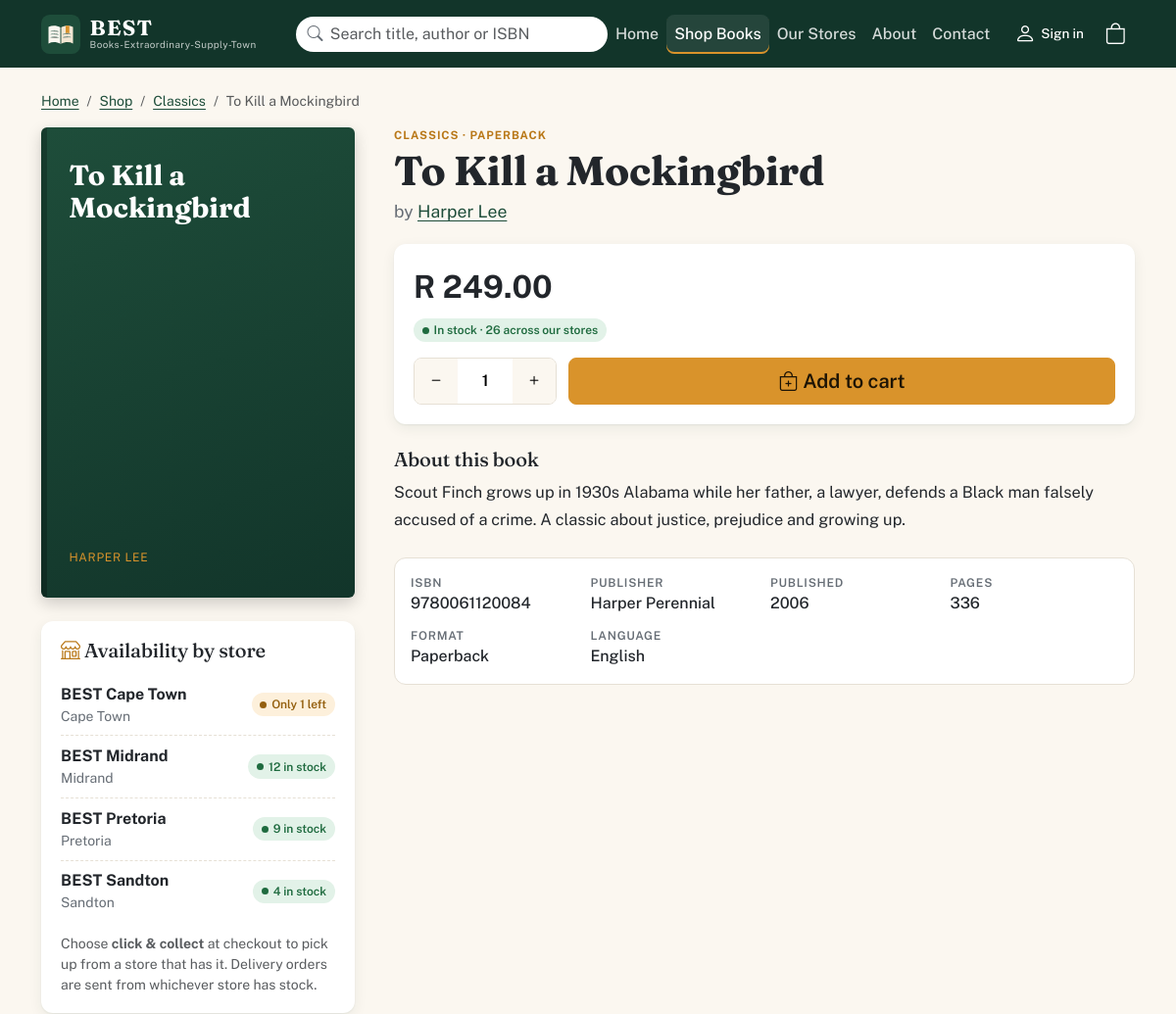
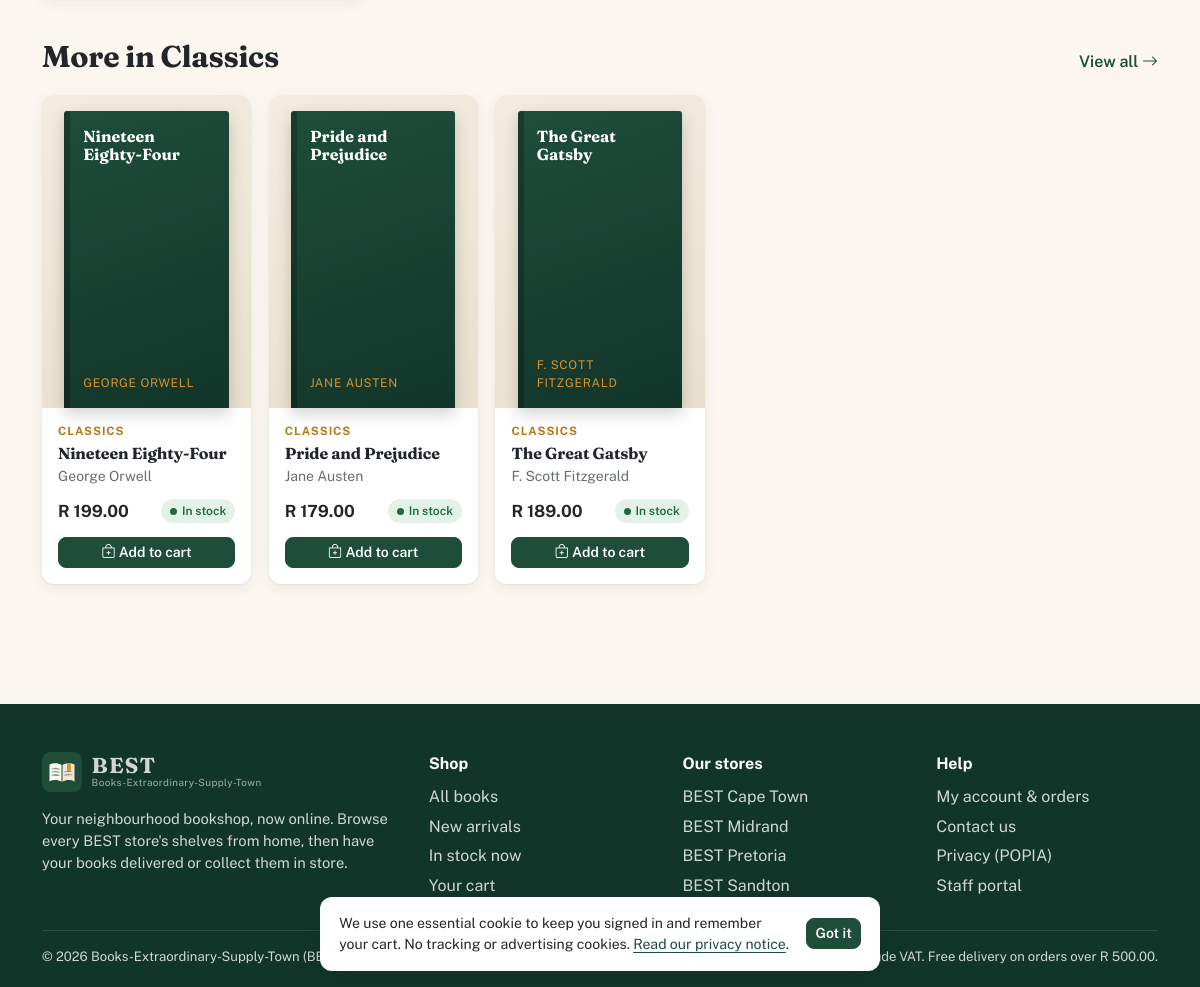
Page /book.php?id=1 on the committed database (2 pictures, top to bottom).
### tables this page shows
CREATE TABLE Book (
  bookID INT PRIMARY KEY AUTO_INCREMENT,
  categoryID INT NOT NULL,
  isbn VARCHAR(13) NOT NULL UNIQUE,
  title VARCHAR(255) NOT NULL,
  author VARCHAR(255) NOT NULL,
  publisher VARCHAR(150) NULL,
  publishYear SMALLINT NULL,
  pageCount INT NULL,
  language VARCHAR(40) NOT NULL DEFAULT 'English',
  format ENUM('Paperback', 'Hardcover', 'Board book') NOT NULL DEFAULT 'Paperback',
  description TEXT NOT NULL,
  price DECIMAL(10, 2) NOT NULL CHECK (price >= 0),
   
  coverImageURL VARCHAR(500) NULL,
  isFeatured BOOLEAN NOT NULL DEFAULT FALSE,
   
  isActive BOOLEAN NOT NULL DEFAULT TRUE,
  dateAdded DATETIME NOT NULL DEFAULT CURRENT_TIMESTAMP,
  dateUpdated DATETIME NOT NULL DEFAULT CURRENT_TIMESTAMP ON UPDATE CURRENT_TIMESTAMP,
  CONSTRAINT fk_book_category FOREIGN KEY (categoryID) REFERENCES Category (categoryID),
  INDEX idx_book_title (title),
  INDEX idx_book_author (author),
  INDEX idx_book_active (isActive, isFeatured)
);

CREATE TABLE Category (
  categoryID INT PRIMARY KEY AUTO_INCREMENT,
  name VARCHAR(100) NOT NULL UNIQUE,
  description VARCHAR(255) NULL,
  icon VARCHAR(50) NOT NULL DEFAULT 'bi-book',
  sortOrder INT NOT NULL DEFAULT 0,
  isActive BOOLEAN NOT NULL DEFAULT TRUE
);

CREATE TABLE Store (
  storeID INT PRIMARY KEY AUTO_INCREMENT,
  name VARCHAR(120) NOT NULL UNIQUE,
  addressLine VARCHAR(255) NOT NULL,
  city VARCHAR(100) NOT NULL,
  province VARCHAR(60) NOT NULL,
  postalCode VARCHAR(10) NOT NULL,
  phoneNumber VARCHAR(30) NOT NULL,
  email VARCHAR(255) NOT NULL,
  openingHours VARCHAR(255) NOT NULL,
  isActive BOOLEAN NOT NULL DEFAULT TRUE,
  dateCreated DATETIME NOT NULL DEFAULT CURRENT_TIMESTAMP
);

### includes/helpers/database.php (called while the page is built, shortened)
<?php
function fetchAll(mysqli $conn, string $sql, array $params = []): array
{
    $stmt = $conn->prepare($sql);
    if (!$stmt->execute($params ?: null)) {
        error_log('Query failed: ' . $stmt->error);
        return [];
    }
    $result = $stmt->get_result();
    return $result ? $result->fetch_all(MYSQLI_ASSOC) : [];
}
function fetchOne(mysqli $conn, string $sql, array $params = []): ?array
{
    return fetchAll($conn, $sql, $params)[0] ?? null;
}

### includes/helpers/books.php (called while the page is built, shortened)
<?php
require_once __DIR__ . '/database.php';
function stockStatus(int $quantity, int $lowLevel = 3): array
{
    if ($quantity <= $lowLevel) {
        return ['low', 'Only ' . $quantity . ' left'];
    }
    return ['in', 'In stock'];
}
function getBook(mysqli $conn, int $bookID): ?array
{
    return fetchOne($conn,
        "SELECT b.*, c.name AS categoryName, COALESCE(st.totalStock, 0) AS totalStock
         FROM Book b JOIN Category c ON c.categoryID = b.categoryID " . STOCK_JOIN . "
         WHERE b.bookID = ? AND b.isActive = TRUE AND c.isActive = TRUE",
        [$bookID]);
}
function getBookAvailability(mysqli $conn, int $bookID): array
{
    return fetchAll($conn,
        "SELECT s.storeID, s.name, s.city, s.province, COALESCE(i.quantity, 0) AS quantity,
                COALESCE(i.reorderLevel, 3) AS reorderLevel
         FROM Store s
         LEFT JOIN Inventory i ON i.storeID = s.storeID AND i.bookID = ?
         WHERE s.isActive = TRUE
         ORDER BY s.name",
        [$bookID]);
}
function getRelatedBooks(mysqli $conn, array $book, int $limit = 4): array
{
    return fetchAll($conn,
        "SELECT b.bookID, b.isbn, b.title, b.author, b.price, b.coverImageURL, b.format,
                c.name AS categoryName, COALESCE(st.totalStock, 0) AS totalStock
         FROM Book b JOIN Category c ON c.categoryID = b.categoryID " . STOCK_JOIN . "
         WHERE b.isActive = TRUE AND b.categoryID = ? AND b.bookID <> ?
         ORDER BY COALESCE(st.totalStock, 0) > 0 DESC, b.isFeatured DESC, b.title
         LIMIT " . (int) $limit,
        [$book['categoryID'], $book['bookID']]);
}

### includes/helpers/forms.php (called while the page is built, shortened)
<?php
function e(?string $value): string
{
    return htmlspecialchars((string) $value, ENT_QUOTES, 'UTF-8');
}
function intParam(array $source, string $key): ?int
{
    $value = $source[$key] ?? null;
    return is_string($value) && ctype_digit($value) ? (int) $value : (is_int($value) ? $value : null);
}
function money(float|string|null $amount): string
{
    return 'R ' . number_format((float) $amount, 2, '.', ' ');
}

### includes/helpers/cart.php (called while the page is built, shortened)
<?php
require_once __DIR__ . '/database.php';
function cartItems(): array
{
    return is_array($_SESSION['cart'] ?? null) ? $_SESSION['cart'] : [];
}

### book.php (the view, shortened to what this page needs)
<?php
    require_once __DIR__ . '/includes/helpers/books.php';
    require_once __DIR__ . '/includes/helpers/cart.php';
    $conn = db();
    $bookID = intParam($_GET, 'id');
    $book = ($conn && $bookID) ? getBook($conn, $bookID) : null;
    $availability = getBookAvailability($conn, $bookID);
    $related = getRelatedBooks($conn, $book);
    $totalStock = (int) $book['totalStock'];
    [$stockClass, $stockLabel] = stockStatus($totalStock, 5);
    $inCart = cartItems()[$bookID] ?? 0;
    $maxAdd = max(0, min($totalStock, CART_MAX_PER_LINE) - $inCart);
?>
<!DOCTYPE html>
<html lang="en">
    <?php include 'includes/components/header.php'; ?>
    <body>
        <?php include 'includes/components/navBar.php'; ?>
        <main id="main" class="container-xl page-pad">
            <nav aria-label="breadcrumb">
                <ol class="breadcrumb">
                    <li class="breadcrumb-item"><a href="index.php">Home</a></li>
                    <li class="breadcrumb-item"><a href="catalogue.php">Shop</a></li>
                    <li class="breadcrumb-item"><a href="catalogue.php?category=<?= (int) $book['categoryID'] ?>"><?= e($book['categoryName']) ?></a></li>
                    <li class="breadcrumb-item active" aria-current="page"><?= e($book['title']) ?></li>
                </ol>
            </nav>
            <article class="book-detail">
                <div class="book-detail-cover">
                    <span class="cover-fallback cover-fallback-lg" hidden>
                        <span class="cover-fallback-title"><?= e($book['title']) ?></span>
                        <span class="cover-fallback-author"><?= e($book['author']) ?></span>
                    </span>
                </div>
                <div class="book-detail-info">
                    <p class="book-card-category"><?= e($book['categoryName']) ?> · <?= e($book['format']) ?></p>
                    <h1 class="book-detail-title"><?= e($book['title']) ?></h1>
                    <p class="book-detail-author">by <a href="catalogue.php?q=<?= urlencode($book['author']) ?>"><?= e($book['author']) ?></a></p>
                    <div class="book-detail-buy">
                        <p class="book-detail-price"><?= money($book['price']) ?></p>
                        <p class="stock-pill stock-<?= $stockClass ?>"><?= $totalStock > 0 ? e($stockLabel) . ' · ' . $totalStock . ' across our stores' : 'Out of stock at all stores' ?></p>
                        <?php if ($maxAdd > 0): ?>
                            <form class="add-to-cart-form buy-form" action="cart-action.php" method="post">
                                <div class="qty-stepper" data-qty-stepper>
                                    <button type="button" class="qty-btn" data-step="-1" aria-label="One fewer"><i class="bi bi-dash" aria-hidden="true"></i></button>
                                    <input type="number" id="qty" name="quantity" value="1" min="1" max="<?= $maxAdd ?>" inputmode="numeric">
                                    <button type="button" class="qty-btn" data-step="1" aria-label="One more"><i class="bi bi-plus" aria-hidden="true"></i></button>
                                </div>
                                <button type="submit" class="btn btn-accent btn-lg flex-grow-1"><i class="bi bi-bag-plus" aria-hidden="true"></i> Add to cart</button>
                            </form>
                        <?php elseif ($totalStock > 0): ?>
                            <p class="small">You have the most copies we can supply in your <a href="cart.php">cart</a>.</p>
                        <?php else: ?>
                            <button class="btn btn-outline-secondary btn-lg" disabled>Out of stock</button>
                            <p class="small text-muted mt-2">Ask any store to order it in, or <a href="contact.php?subject=<?= urlencode('Stock request: ' . $book['title']) ?>">send us a stock request</a>.</p>
                        <?php endif; ?>
                    </div>
                    <h2 class="h5 mt-4">About this book</h2>
                    <p class="book-detail-description"><?= nl2br(e($book['description'])) ?></p>
                    <dl class="book-facts">
                        <div><dt>ISBN</dt><dd><?= e($book['isbn']) ?></dd></div>
                        <?php if ($book['publisher']): ?><div><dt>Publisher</dt><dd><?= e($book['publisher']) ?></dd></div><?php endif; ?>
                        <?php if ($book['publishYear']): ?><div><dt>Published</dt><dd><?= (int) $book['publishYear'] ?></dd></div><?php endif; ?>
                        <?php if ($book['pageCount']): ?><div><dt>Pages</dt><dd><?= (int) $book['pageCount'] ?></dd></div><?php endif; ?>
                        <div><dt>Format</dt><dd><?= e($book['format']) ?></dd></div>
                        <div><dt>Language</dt><dd><?= e($book['language']) ?></dd></div>
                    </dl>
                </div>
                <section class="availability" aria-labelledby="availabilityHeading">
                    <h2 id="availabilityHeading" class="h5"><i class="bi bi-shop" aria-hidden="true"></i> Availability by store</h2>
                    <ul class="availability-list">
                        <?php foreach ($availability as $row): ?>
                            <?php [$rowClass, $rowLabel] = stockStatus((int) $row['quantity'], (int) $row['reorderLevel']); ?>
                            <li>
                                <span class="availability-store">
                                    <strong><?= e($row['name']) ?></strong>
                                    <small><?= e($row['city']) ?></small>
                                </span>
                                <span class="stock-pill stock-<?= $rowClass ?>"><?= $rowClass === 'in' ? (int) $row['quantity'] . ' in stock' : e($rowLabel) ?></span>
                            </li>
                        <?php endforeach; ?>
                    </ul>
                    <p class="small text-muted mb-0">Choose <strong>click &amp; collect</strong> at checkout to pick up from a store that has it. Delivery orders are sent from whichever store has stock.</p>
                </section>
            </article>
            <?php if ($related): ?>
                <section class="section" aria-labelledby="relatedHeading">
                    <div class="section-head">
                        <h2 id="relatedHeading">More in <?= e($book['categoryName']) ?></h2>
                        <a class="section-link" href="catalogue.php?category=<?= (int) $book['categoryID'] ?>">View all <i class="bi bi-arrow-right" aria-hidden="true"></i></a>
                    </div>
                    <div class="book-grid">
                        <?php foreach ($related as $book): ?>
                            <?php include 'includes/components/bookCard.php'; ?>
                        <?php endforeach; ?>
                    </div>
                </section>
            <?php endif; ?>
        </main>
        <?php include 'includes/components/footer.php'; ?>
    </body>
</html>

### includes/components/bookCard.php (shortened to what this page needs)
<?php
    [$cardStockClass, $cardStockLabel] = stockStatus((int) $book['totalStock'], 5);
?>
<article class="book-card">
    <a class="book-card-cover" href="book.php?id=<?= (int) $book['bookID'] ?>" tabindex="-1" aria-hidden="true">
        <span class="cover-fallback" hidden>
            <span class="cover-fallback-title"><?= e($book['title']) ?></span>
            <span class="cover-fallback-author"><?= e($book['author']) ?></span>
        </span>
    </a>
    <div class="book-card-body">
        <?php if (!empty($book['categoryName'])): ?>
            <p class="book-card-category"><?= e($book['categoryName']) ?></p>
        <?php endif; ?>
        <h3 class="book-card-title"><a href="book.php?id=<?= (int) $book['bookID'] ?>"><?= e($book['title']) ?></a></h3>
        <p class="book-card-author"><?= e($book['author']) ?></p>
        <div class="book-card-footer">
            <span class="book-card-price"><?= money($book['price']) ?></span>
            <span class="stock-pill stock-<?= $cardStockClass ?>"><?= e($cardStockLabel) ?></span>
        </div>
        <?php if ((int) $book['totalStock'] > 0): ?>
            <form class="add-to-cart-form" action="cart-action.php" method="post">
                <button type="submit" class="btn btn-brand btn-sm w-100"><i class="bi bi-bag-plus" aria-hidden="true"></i> Add to cart</button>
            </form>
        <?php else: ?>
            <button type="button" class="btn btn-outline-secondary btn-sm w-100" disabled>Out of stock</button>
        <?php endif; ?>
    </div>
</article>

### rows in the picture
book: categoryID.name "Classics", title "To Kill a Mockingbird", author "HARPER LEE", categoryID.name "CLASSICS", format "PAPERBACK", author "Harper Lee", price "R 249.00", description "Scout Finch grows up in 1930s Alabama while her father, a lawyer, defends a Black man falsely accused of a crime. A classic about justice, prejudice and growing up.", isbn "9780061120084", publisher "Harper Perennial", publishYear "2006", pageCount "336", format "Paperback", language "English"
store: name "BEST Cape Town", city "Cape Town", rowLabel "Only 1 left"
store: name "BEST Midrand", city "Midrand", quantity "12"
store: name "BEST Pretoria", city "Pretoria", quantity "9"
store: name "BEST Sandton", city "Sandton", quantity "4"
book: title "Nineteen Eighty-Four", author "GEORGE ORWELL", categoryID.name "CLASSICS", author "George Orwell", price "R 199.00"
book: title "Pride and Prejudice", author "JANE AUSTEN", categoryID.name "CLASSICS", author "Jane Austen", price "R 179.00"
book: title "The Great Gatsby", author "F. SCOTT FITZGERALD", categoryID.name "CLASSICS", author "F. Scott Fitzgerald", price "R 189.00"

### other values in the picture
$label "Home"
$label "Shop Books"
$label "Our Stores"
$label "About"
$label "Contact"
$stockLabel "In stock"
$totalStock "26"
$store['name'] "BEST Cape Town"
$store['name'] "BEST Midrand"
$store['name'] "BEST Pretoria"
$store['name'] "BEST Sandton"
money(FREE_DELIVERY_FROM) "R 500.00"
